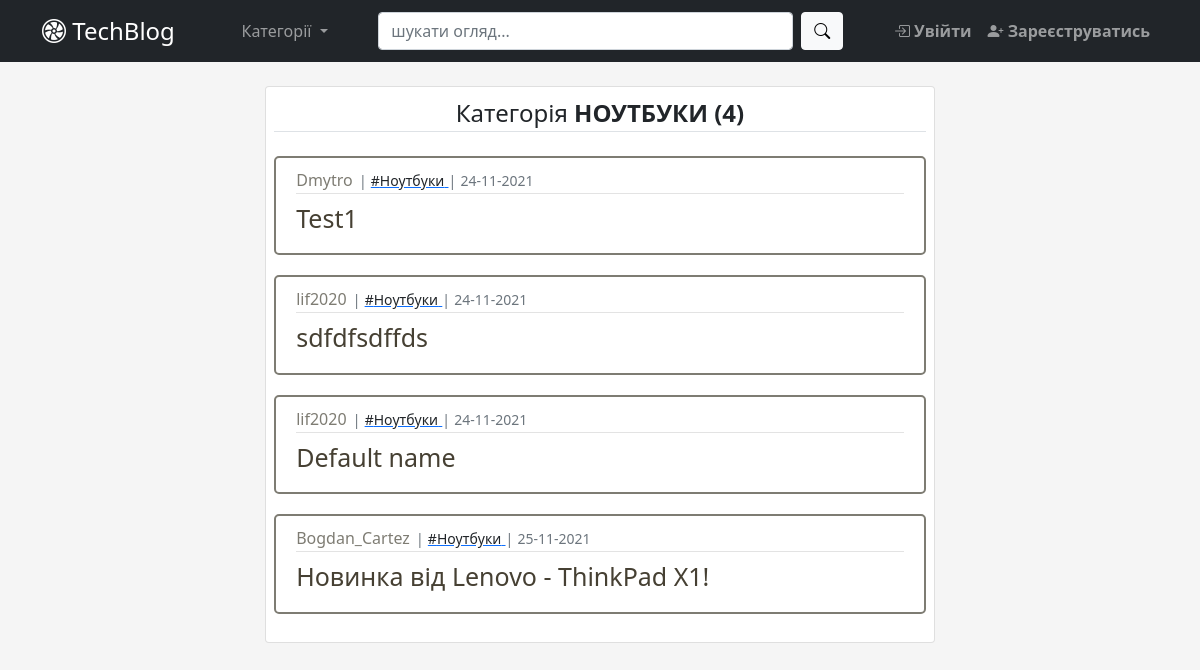
Page /category/2 on the earlier database version.
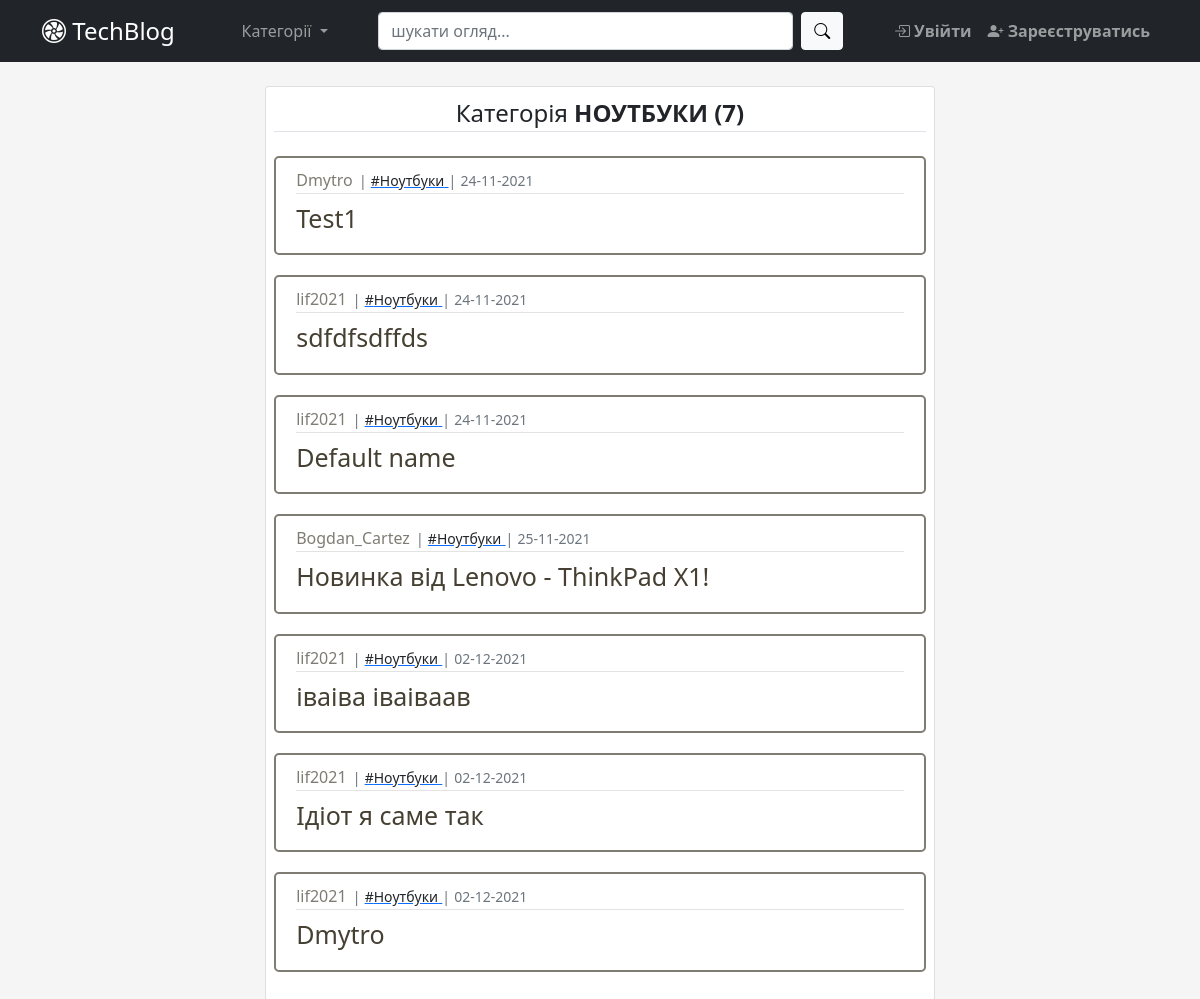
Same page on the later database version.
### app/blog/models.py (models this page shows, shortened)
class Category(db.Model):  # type: ignore
    id = db.Column(db.Integer, primary_key=True)  # type: ignore
    name = db.Column(db.String(25), unique=True, nullable=False)
    category = db.relationship('Post', backref='category_br', lazy=True)

class Post(db.Model):  # type: ignore
    __searchable__ = ['title']
    id = db.Column(db.Integer, primary_key=True)  # type: ignore
    category_id = db.Column(db.Integer, db.ForeignKey('category.id'),
                            nullable=False)  # type: ignore
    user_id = db.Column(db.Integer(), db.ForeignKey('user.id'))  # type: ignore
    title = db.Column(db.String(100), nullable=False)  # type: ignore
    content = db.Column(db.Text)  # type: ignore
    created_at = db.Column(db.DateTime, default=datetime.now)  # type: ignore
    comments = db.relationship('Comment', backref='post_br', lazy=True)
    likes = db.relationship('Like', backref='post_br', lazy=True)
    def total_posts_by_category(self, category_id):
        return Post.query.filter(Post.category_id == category_id).count()

### app/user/models.py (models this page shows, shortened)
class User(db.Model, UserMixin):  # type: ignore
    id = db.Column(db.Integer, primary_key=True)  # type: ignore
    username = db.Column(db.String(30), unique=True, nullable=False)
    email = db.Column(db.String(50), unique=True, nullable=False)
    password = db.Column(db.String(30), nullable=False)
    picture = db.Column(db.String(20), nullable=False,
                        server_default='default.jpg')  # type: ignore
    comment = db.relationship('Comment', backref='user_br', lazy=True)
    like = db.relationship('Like', backref='user_br', lazy=True)
    posts = db.relationship('Post', backref='user_br', lazy=True)

### app/blog/views.py (the view)
@blog_bp.route('/category/<int:category_id>')
def posts_by_category(category_id):
    category = Category.query.get_or_404(category_id)
    posts = Post.query.filter_by(category_id=category_id)
    return render_template('posts_by_category.html', posts=posts,
                           category=category)

### app/blog/templates/blog/posts_by_category.html
{% extends "base.html" %}
{% block main %}
  {% from "_render_field.html" import render_field_lr %}
  <div class="card p-2" style="margin:auto;width:60%">
    <div align="center">
      <legend class="border-bottom mb-4">Категорія
        <b class="text-uppercase">{{category.name}}
          {% if posts.first() %}
            ({{posts.first().total_posts_by_category(category.id)}})
          {% endif %}
        </b>
      </legend>
    </div>
      {% if posts.first() %}
        {% include "posts_list.html" %}
      {% else %}
        <div class="alert alert-info" role="alert" align="center">
          Публікацій за цією категорією не знайдено
        </div>
      {% endif %}
  </div>
{% endblock main %}

### app/templates/base.html (shortened to what this page needs)
<!DOCTYPE html>
<html>
<head lang="en">
  <link href="https://cdn.jsdelivr.net/npm/bootstrap@5.1.3/dist/css/bootstrap.min.css" rel="stylesheet">
  <link rel="stylesheet" href="https://cdn.jsdelivr.net/npm/bootstrap-icons@1.7.1/font/bootstrap-icons.css">
  <link rel="stylesheet" type="text/css" href="{{ url_for('static', filename='css/custom.css') }}">
  <link href="https://cdn.jsdelivr.net/npm/summernote@0.8.18/dist/summernote-lite.min.css" rel="stylesheet">
  </head>
<body>
  <header>
    <nav class="navbar navbar-expand-lg navbar-dark bg-dark">
      <div class="container">
        <a class="navbar-brand fs-4" href="/"><i class="bi bi-fan"></i> TechBlog</a>
          <li class="navbar-nav dropdown">
            <a class="nav-link dropdown-toggle" href="#" id="navbarDropdown" role="button" data-bs-toggle="dropdown" aria-expanded="false">
              Категорії
            </a>
          </li>
          <div class="col-5">
            <form class="d-flex" method="GET" action="{{ url_for('blog_bp_in.search') }}">
              <input class="form-control me-2" name="query" id="query" type="search" placeholder="шукати огляд..." aria-label="Search">
              <button class="btn btn-light bi bi-search" type="submit"></button>
            </form>
          </div>
          <div class="navbar-nav">
            {% if current_user.is_authenticated %}
              <a class="nav-item nav-link rounded bi bi-plus-circle" href="{{ url_for('blog_bp_in.post_create') }}"> Додати огляд</a>
              <a class="nav-item nav-link rounded bi bi-person-circle" href="{{ url_for('user_bp_in.account') }}"> Мій профіль</a>
              <a class="nav-item nav-link rounded bi bi-box-arrow-right" href="{{ url_for('user_bp_in.logout') }}"> <b>Вийти</b></a>
            {% else %}
              <a class="nav-item nav-link rounded bi bi-box-arrow-in-right" href="{{ url_for('user_bp_in.login') }}"> <b>Увійти</b></a>
              <a class="nav-item nav-link rounded bi bi-person-plus-fill" href="{{ url_for('user_bp_in.register') }}"> <b>Зареєструватись</b></a>
            {% endif %}
          </div>
      </div>
    </nav>
  </header>
  <main class="container d-flex flex-column">
    <br>
    <div>
    {% block main %}
    {% endblock %}
    </div>
  </main>
</body>
</html>

### app/templates/_render_field.html (shortened to what this page needs)
{% macro render_post_item(post) %}
    <article class="media article-section">
    <div class="media-body">
      <div class="article-metadata">
        <a class="author-name" href="{{url_for('blog_bp_in.user_posts', user_id=post.user_br.id)}}">
          {{ post.user_br.username }}
        </a><small class="text-muted">|</small>
        <a href="{{url_for('blog_bp_in.posts_by_category', category_id=post.category_br.id)}}">
          <small class="link-dark">#{{ post.category_br.name }}</small>
        </a><small class="text-muted">|</small>
        <small class="text-muted">
          {{ post.created_at.strftime('%d-%m-%Y')  }}
        </small>
      </div>
      <h2><a class="article-title" href="{{url_for('blog_bp_in.post_view', post_id=post.id)}}"> {{ post.title }} </a></h2>
    </div>
  </article>
{% endmacro %}

### app/templates/posts_list.html
{% from "_render_field.html" import render_post_item %}
{% for post in posts %}
   {{ render_post_item(post) }}
{% endfor %}

### app/static/css/custom.css (style rules this page uses)
body { background-color: #f5f5f5; !important; }
.article-section { background: white; padding: 10px 20px; border: 2px solid #7E7C73; border-radius: 5px; margin-bottom: 20px; }
a.author-name { color: #7E7C73; text-decoration: none; margin-right: 2px; }
a.article-title { font-size: 25px; color: #464033; text-decoration: none; }
.article-metadata { padding-bottom: 1px; margin-bottom: 3px; border-bottom: 1px solid #e3e3e3; }

Differences in the rows shown:
changed through a linked row, Post "sdfdfsdffds": user_br.username "lif2020" → "lif2021"
changed through a linked row, Post "Default name": user_br.username "lif2020" → "lif2021"
added Post: user_br.username "lif2021", category_br.name "Ноутбуки", created_at "02-12-2021", title "іваіва іваіваав"
added Post: user_br.username "lif2021", category_br.name "Ноутбуки", created_at "02-12-2021", title "Ідіот я саме так"
added Post: user_br.username "lif2021", category_br.name "Ноутбуки", created_at "02-12-2021", title "Dmytro"
Other differences:
{{ posts.first().total_posts_by_category(category.id) }}: "4" → "7"
